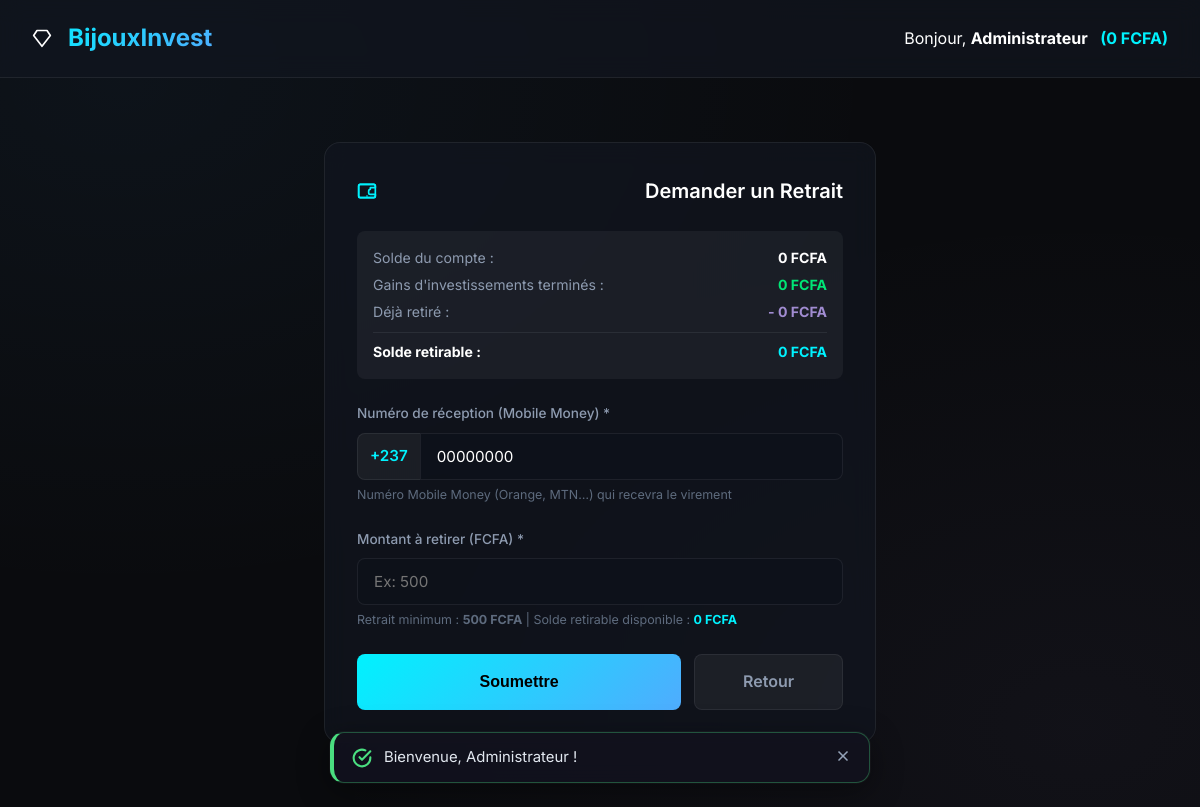
/withdraw.php (signed in), run on the app's committed database.
### tables this page shows
CREATE TABLE IF NOT EXISTS `users` (
  `id` INT AUTO_INCREMENT PRIMARY KEY,
  `nom` VARCHAR(100) NOT NULL,
  `telephone` VARCHAR(20) DEFAULT NULL UNIQUE,
  `email` VARCHAR(100) NOT NULL UNIQUE,
  `password` VARCHAR(255) NOT NULL,
  `solde` DECIMAL(15, 2) NOT NULL DEFAULT 0.00,
  `code_parrain` VARCHAR(20) NOT NULL UNIQUE,
  `parrain_id` INT DEFAULT NULL,
  `role` VARCHAR(10) NOT NULL DEFAULT 'user',
  `created_at` DATETIME DEFAULT CURRENT_TIMESTAMP,
  FOREIGN KEY (`parrain_id`) REFERENCES `users` (`id`) ON DELETE SET NULL
);

### config.php (called while the page is built, shortened)
<?php
function e($value) {
    return htmlspecialchars($value ?? '', ENT_QUOTES, 'UTF-8');
}
function format_money($amount) {
    return number_format($amount, 0, ',', "\u{00A0}") . "\u{00A0}FCFA";
}
function get_theme_class() {
    global $db;
    static $theme_class = null;
    if ($theme_class !== null) {
        return $theme_class;
    }
    try {
        $stmt = $db->query("SELECT key_value FROM settings WHERE key_name = 'site_theme'");
        $theme = $stmt->fetchColumn();
        if ($theme === 'light') {
            $theme_class = 'theme-light';
        } else {
            $theme_class = '';
        }
    } catch (Exception $e) {
        $theme_class = '';
    }
    return $theme_class;
}
    ?>

### functions.php (called while the page is built, shortened)
<?php
require_once __DIR__ . '/db.php';
function get_all_settings() {
    global $db;
    static $cache = null;
    try {
        $stmt = $db->query("SELECT key_name, key_value FROM settings");
        $cache = [];
        while ($row = $stmt->fetch(PDO::FETCH_ASSOC)) {
            $cache[$row['key_name']] = $row['key_value'];
        }
    } catch (Exception $e) {
        $cache = [];
    }
    return $cache;
}

### withdraw.php (the view, shortened to what this page needs)
<?php
require_once __DIR__ . '/config.php';
require_once __DIR__ . '/db.php';
require_once __DIR__ . '/functions.php';
$user_id = $_SESSION['user_id'];
$stmtFinished = $db->prepare("SELECT SUM(i.montant * (1 + p.pourcentage / 100))
                              FROM investments i
                              JOIN plans p ON i.plan_id = p.id
                              WHERE i.user_id = :user_id AND i.status = 'finished'");
$stmtFinished->execute(['user_id' => $user_id]);
$total_finished_payout = (float)$stmtFinished->fetchColumn();
$stmtWithdrawn = $db->prepare("SELECT SUM(montant) FROM withdrawals WHERE user_id = :user_id AND status IN ('pending', 'approved')");
$stmtWithdrawn->execute(['user_id' => $user_id]);
$total_withdrawn = (float)$stmtWithdrawn->fetchColumn();
$solde_retirable_limit = max(0.0, $total_finished_payout - $total_withdrawn);
$settings = get_all_settings();
$retrait_min = isset($settings['retrait_minimum']) ? (float)$settings['retrait_minimum'] : 500.0;
$stmtUser = $db->prepare("SELECT nom, telephone, email, solde FROM users WHERE id = :id");
$stmtUser->execute(['id' => $user_id]);
$user = $stmtUser->fetch();
$user_telephone = $user['telephone'] ?: $user['email'];
$max_withdrawable = min((float)$user['solde'], $solde_retirable_limit);
$icon_diamond = '<svg class="svg-icon" viewBox="0 0 24 24" width="20" height="20" stroke="currentColor" stroke-width="2" fill="none" stroke-linecap="round" stroke-linejoin="round"><path d="M6 3h12l4 6-10 13L2 9z"/></svg>';
$icon_wallet  = '<svg class="svg-icon" viewBox="0 0 24 24" width="20" height="20" stroke="currentColor" stroke-width="2" fill="none" stroke-linecap="round" stroke-linejoin="round"><rect x="2" y="4" width="20" height="16" rx="2" ry="2"/><line x1="12" y1="18" x2="12" y2="18"/><path d="M16 8h6V6a2 2 0 0 0-2-2H4a2 2 0 0 0-2 2v12a2 2 0 0 0 2 2h16a2 2 0 0 0 2-2v-2h-6a2 2 0 0 1-2-2v-2a2 2 0 0 1 2-2z"/></svg>';
?>
<!DOCTYPE html>
<html lang="fr">
<head>
    <link rel="stylesheet" href="assets/css/style.css">
</head>
<body class="<?php echo get_theme_class(); ?>">
<nav class="navbar">
    <a href="dashboard.php" class="nav-brand"><?php echo $icon_diamond; ?> BijouxInvest</a>
    <div class="nav-links">
        <span class="nav-user-info" style="color: var(--text-primary);">
            Bonjour, <strong><?php echo e($user['nom']); ?></strong>
            <span style="color: var(--primary); margin-left: 0.5rem; font-weight: bold;">(<?php echo format_money($user['solde']); ?>)</span>
        </span>
    </div>
</nav>
<div class="container" style="max-width: 600px; margin-top: 2rem;">
    <div class="card">
        <h2 class="card-title" style="display: flex; align-items: center; gap: 0.5rem;">
            <?php echo $icon_wallet; ?> Demander un Retrait
        </h2>
        <div style="background: rgba(255,255,255,0.05); padding: 1rem; border-radius: var(--border-radius-sm); margin-bottom: 1.5rem; font-size: 0.88rem; line-height: 1.6;">
            <div style="display:flex; justify-content:space-between; margin-bottom:0.3rem;">
                <span style="color:var(--text-secondary);">Solde du compte :</span>
                <strong style="color:var(--text-primary);"><?php echo format_money($user['solde']); ?></strong>
            </div>
            <div style="display:flex; justify-content:space-between; margin-bottom:0.3rem;">
                <span style="color:var(--text-secondary);">Gains d'investissements terminés :</span>
                <strong style="color:var(--success);"><?php echo format_money($total_finished_payout); ?></strong>
            </div>
            <div style="display:flex; justify-content:space-between; margin-bottom:0.3rem;">
                <span style="color:var(--text-secondary);">Déjà retiré :</span>
                <strong style="color:var(--accent);">- <?php echo format_money($total_withdrawn); ?></strong>
            </div>
            <hr style="border:0; border-top:1px solid var(--border-color); margin:0.5rem 0;">
            <div style="display:flex; justify-content:space-between; font-weight:bold;">
                <span style="color:var(--text-primary);">Solde retirable :</span>
                <strong style="color:var(--primary);"><?php echo format_money($max_withdrawable); ?></strong>
            </div>
        </div>
        <form action="withdraw.php" method="POST">
            <div class="form-group">
                <label class="form-label">Numéro de réception (Mobile Money) *</label>
                <div style="display:flex; gap:0;">
                    <span style="display:flex; align-items:center; padding: 0 0.75rem; background: rgba(255,255,255,0.05); border: 1px solid var(--border-color); border-right:0; border-radius: var(--border-radius-sm) 0 0 var(--border-radius-sm); font-weight:600; color:var(--primary); white-space:nowrap; font-size:0.95rem;">+237</span>
                    <input type="tel" name="telephone_retrait" class="form-control" style="border-radius: 0 var(--border-radius-sm) var(--border-radius-sm) 0;" value="<?php echo e(ltrim(str_replace('+237', '', $user_telephone))); ?>" maxlength="9" pattern="[0-9]{9}" placeholder="6XXXXXXXX" required>
                </div>
                <span style="font-size:0.78rem; color:var(--text-muted); margin-top:0.3rem; display:block;">Numéro Mobile Money (Orange, MTN…) qui recevra le virement</span>
            </div>
            <div class="form-group">
                <label class="form-label">Montant à retirer (FCFA) *</label>
                <input type="number" step="1" min="<?php echo (int)$retrait_min; ?>" name="amount" class="form-control" placeholder="Ex: <?php echo (int)$retrait_min; ?>" required>
                <span style="font-size:0.78rem; color:var(--text-muted); margin-top:0.3rem; display:block;">
                    Retrait minimum : <strong><?php echo format_money($retrait_min); ?></strong> | Solde retirable disponible : <strong style="color:var(--primary);"><?php echo format_money($max_withdrawable); ?></strong>
                </span>
            </div>
            <div style="display:flex; gap:0.8rem; margin-top:1.5rem;">
                <button type="submit" class="btn-submit" style="flex:1; margin-top:0;">Soumettre</button>
                <a href="dashboard.php#tab-compte" class="btn-cancel" style="flex:0.4; text-decoration:none; text-align:center; display:flex; align-items:center; justify-content:center;">Retour</a>
            </div>
        </form>
    </div>
</div>
</body>
</html>

### assets/css/style.css (style rules this page uses)
:root { --bg-dark: #0a0b0e; --bg-panel: rgba(18, 22, 32, 0.7); --bg-card: rgba(26, 31, 46, 0.65); --border-color: rgba(255, 255, 255, 0.07); --primary: #00f2fe; --primary-glow: rgba(0, 242, 254, 0.4); --secondary: #4facfe; --accent: #a18cd1; --text-primary: #ffffff; --text-secondary: #8e9bb0; --text-muted: #5e6b7e; --success: #00e676; --success-bg: rgba(0, 230, 118, 0.1); --warning: #ffb300; --warning-bg: rgba(255, 179, 0, 0.1); --danger: #ff1744; --danger-bg: rgba(255, 23, 68, 0.1); --transition: all 0.3s cubic-bezier(0.4, 0, 0.2, 1); --border-radius: 16px; --border-radius-sm: 8px; }
* { box-sizing: border-box; margin: 0; padding: 0; }
body { background-color: var(--bg-dark); background-image: radial-gradient(at 10% 10%, rgba(79, 172, 254, 0.05) 0px, transparent 50%), radial-gradient(at 90% 90%, rgba(161, 140, 209, 0.05) 0px, transparent 50%); background-attachment: fixed; color: var(--text-primary); font-family: 'Inter', sans-serif; line-height: 1.6; min-height: 100vh; }
.container { max-width: 1200px; margin: 0 auto; padding: 2rem 1.5rem; }
.navbar { display: flex; justify-content: space-between; align-items: center; background: var(--bg-panel); backdrop-filter: blur(12px); -webkit-backdrop-filter: blur(12px); border-bottom: 1px solid var(--border-color); padding: 1.2rem 2rem; position: sticky; top: 0; z-index: 100; }
.nav-brand { font-size: 1.5rem; font-weight: 700; color: var(--text-primary); text-decoration: none; display: flex; align-items: center; gap: 0.5rem; background: linear-gradient(135deg, var(--primary), var(--secondary)); -webkit-background-clip: text; -webkit-text-fill-color: transparent; }
.nav-links { display: flex; align-items: center; gap: 1.5rem; }
.card { background: var(--bg-panel); backdrop-filter: blur(12px); -webkit-backdrop-filter: blur(12px); border: 1px solid var(--border-color); border-radius: var(--border-radius); padding: 2rem; margin-bottom: 2rem; transition: var(--transition); position: relative; overflow: hidden; }
.card-title { font-size: 1.25rem; font-weight: 600; margin-bottom: 1.5rem; display: flex; align-items: center; justify-content: space-between; }
.form-group { margin-bottom: 1.5rem; }
.form-label { display: block; color: var(--text-secondary); font-size: 0.85rem; font-weight: 500; margin-bottom: 0.5rem; }
.form-control { width: 100%; background: rgba(14, 18, 27, 0.8); border: 1px solid var(--border-color); border-radius: var(--border-radius-sm); color: var(--text-primary); padding: 0.8rem 1rem; font-family: inherit; font-size: 0.95rem; transition: var(--transition); }
.btn-submit { width: 100%; background: linear-gradient(135deg, var(--primary), var(--secondary)); color: #000; font-weight: 700; border: none; padding: 0.9rem; border-radius: var(--border-radius-sm); cursor: pointer; transition: var(--transition); font-size: 1rem; margin-top: 1rem; }
.btn-cancel { background: rgba(255, 255, 255, 0.05); color: var(--text-secondary); border: 1px solid var(--border-color); padding: 0.9rem; border-radius: var(--border-radius-sm); cursor: pointer; font-weight: 600; font-size: 1rem; transition: var(--transition); width: 100%; }
.svg-icon { display: inline-block; vertical-align: middle; width: 20px; height: 20px; stroke-width: 2; stroke: currentColor; fill: none; transition: var(--transition); }
.nav-brand .svg-icon { margin-right: 0.5rem; }
.card-title .svg-icon, h2 .svg-icon, h3 .svg-icon { margin-right: 0.4rem; color: var(--primary); }

### data on the page
users: nom "Administrateur", solde "0 FCFA", telephone_retrait "00000000"

### other printed values
format_money($total_finished_payout) "0 FCFA"
format_money($total_withdrawn) "0 FCFA"
format_money($max_withdrawable) "0 FCFA"
format_money($retrait_min) "500 FCFA"
